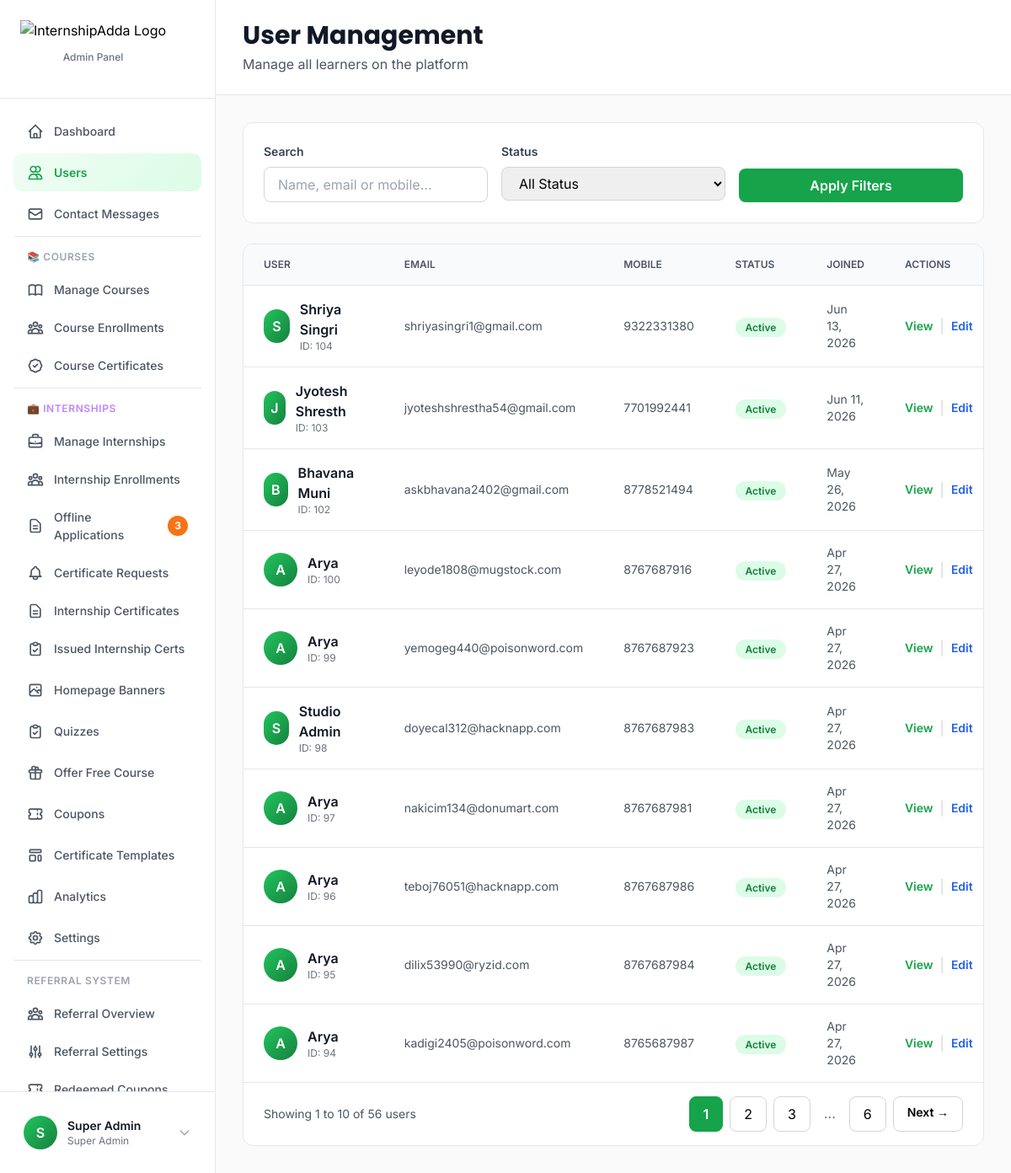
/app/views/admin/users/list.php (signed in), run on the app's committed database.
### tables this page shows
CREATE TABLE `users` (
  `id` int(10) UNSIGNED NOT NULL,
  `email` varchar(255) NOT NULL,
  `referral_code` varchar(20) DEFAULT NULL,
  `referred_by_code` varchar(20) DEFAULT NULL,
  `mobile` varchar(15) DEFAULT NULL,
  `password` varchar(255) NOT NULL,
  `name` varchar(255) NOT NULL,
  `avatar` varchar(255) DEFAULT NULL,
  `role` enum('admin','manager','learner') DEFAULT 'learner',
  `status` enum('active','suspended','banned') DEFAULT 'active',
  `email_verified` tinyint(1) DEFAULT 0,
  `email_verification_token` varchar(100) DEFAULT NULL,
  `email_verification_expires` datetime DEFAULT NULL,
  `verification_token` varchar(255) DEFAULT NULL,
  `reset_token` varchar(255) DEFAULT NULL,
  `reset_token_expires` datetime DEFAULT NULL,
  `last_login` datetime DEFAULT NULL,
  `created_at` timestamp NULL DEFAULT current_timestamp(),
  `updated_at` timestamp NULL DEFAULT current_timestamp() ON UPDATE current_timestamp()
);

### app/views/admin/users/list.php (the view, shortened to what the rows shown need)
<?php
$dbConfig = require __DIR__ . '/../../../config/database.php';
$dsn = sprintf("mysql:host=%s;port=%s;dbname=%s;charset=%s",
    $dbConfig['host'], $dbConfig['port'], $dbConfig['database'], $dbConfig['charset']
);
$db = new PDO($dsn, $dbConfig['username'], $dbConfig['password'], $dbConfig['options']);
spl_autoload_register(function ($class) {
    $paths = [
        __DIR__ . '/../../../core/' . $class . '.php',
        __DIR__ . '/../../../models/' . $class . '.php',
        __DIR__ . '/../../../controllers/' . $class . '.php',
    ];
    foreach ($paths as $path) {
        if (file_exists($path)) {
            return;
        }
    }
});
$auth = new Auth($db);
$auth->requireAdmin();
$page = isset($_GET['page']) ? (int)$_GET['page'] : 1;
$perPage = 10;
$offset = ($page - 1) * $perPage;
$query = "SELECT * FROM users WHERE role = 'learner'";
$params = [];
$query .= " ORDER BY created_at DESC LIMIT $perPage OFFSET $offset";
$stmt = $db->prepare($query);
$stmt->execute($params);
$users = $stmt->fetchAll();
?>
<!DOCTYPE html>
<html lang="en">
<head>
    <script src="https://cdn.tailwindcss.com"></script>
</head>
<body>
<?php include __DIR__ . '/../../components/sidebar-admin.php'; ?>
<div class="ml-64 min-h-screen">
    <header class="bg-white border-b border-gray-200 sticky top-0 z-30">
        <div class="px-8 py-6">
            <h1 class="text-3xl font-bold text-gray-900">User Management</h1>
        </div>
    </header>
    <main class="p-8">
        <div class="bg-white rounded-xl border border-gray-200 overflow-hidden">
            <div class="overflow-x-auto">
                <table class="w-full">
                    <thead class="bg-gray-50 border-b border-gray-200">
                        <tr>
                            <th class="px-6 py-4 text-left text-xs font-semibold text-gray-600 uppercase">User</th>
                            <th class="px-6 py-4 text-left text-xs font-semibold text-gray-600 uppercase">Email</th>
                            <th class="px-6 py-4 text-left text-xs font-semibold text-gray-600 uppercase">Mobile</th>
                            <th class="px-6 py-4 text-left text-xs font-semibold text-gray-600 uppercase">Status</th>
                            <th class="px-6 py-4 text-left text-xs font-semibold text-gray-600 uppercase">Joined</th>
                            <th class="px-6 py-4 text-left text-xs font-semibold text-gray-600 uppercase">Actions</th>
                        </tr>
                    </thead>
                    <tbody class="divide-y divide-gray-200">
                        <?php if (empty($users)): ?>
                            <tr>
                                <td colspan="6" class="px-6 py-12 text-center text-gray-500">No users found</td>
                            </tr>
                        <?php else: ?>
                            <?php foreach ($users as $user): ?>
                                <tr class="hover:bg-gray-50 transition-colors">
                                    <td class="px-6 py-4">
                                        <div class="flex items-center gap-3">
                                            <div class="w-10 h-10 bg-gradient-to-br from-primary-500 to-primary-700 rounded-full flex items-center justify-center text-white font-semibold">
                                                <?php echo strtoupper(substr($user['name'], 0, 1)); ?>
                                            </div>
                                            <div>
                                                <p class="font-semibold text-gray-900"><?php echo htmlspecialchars($user['name']); ?></p>
                                                <p class="text-xs text-gray-500">ID: <?php echo $user['id']; ?></p>
                                            </div>
                                        </div>
                                    </td>
                                    <td class="px-6 py-4 text-sm text-gray-600"><?php echo htmlspecialchars($user['email']); ?></td>
                                    <td class="px-6 py-4 text-sm text-gray-600">
                                        <?php echo !empty($user['mobile']) ? htmlspecialchars($user['mobile']) : '<span class="text-gray-400 italic">Not provided</span>'; ?>
                                    </td>
                                    <td class="px-6 py-4">
                                        <span class="px-3 py-1 text-xs font-semibold rounded-full <?php
                                            echo $user['status'] === 'active' ? 'bg-green-100 text-green-700' :
                                                ($user['status'] === 'suspended' ? 'bg-yellow-100 text-yellow-700' : 'bg-red-100 text-red-700');
                                        ?>">
                                            <?php echo ucfirst($user['status']); ?>
                                        </span>
                                    </td>
                                    <td class="px-6 py-4 text-sm text-gray-600"><?php echo date('M j, Y', strtotime($user['created_at'])); ?></td>
                                    <td class="px-6 py-4">
                                        <div class="flex items-center gap-2">
                                            <a href="/app/views/admin/users/view.php?id=<?php echo $user['id']; ?>" class="text-primary-600 hover:text-primary-700 font-semibold text-sm">View</a>
                                            <span class="text-gray-300">|</span>
                                            <a href="/app/views/admin/users/edit.php?id=<?php echo $user['id']; ?>" class="text-blue-600 hover:text-blue-700 font-semibold text-sm">Edit</a>
                                        </div>
                                    </td>
                                </tr>
                            <?php endforeach; ?>
                        <?php endif; ?>
                    </tbody>
                </table>
            </div>
        </div>
    </main>
</div>
</body>
</html>

### app/views/components/sidebar-admin.php (shortened to what the rows shown need)
<?php
$currentUser = $auth->user();
?>
<aside class="fixed left-0 top-0 h-full w-64 bg-white border-r border-gray-200 z-40" id="adminSidebar">
    <div class="flex flex-col h-full">
        <div class="p-4 border-t border-gray-200">
            <div class="flex items-center gap-3 p-3 rounded-lg hover:bg-gray-50 transition-colors cursor-pointer" onclick="toggleProfileMenu()">
                <div class="w-10 h-10 bg-gradient-to-br from-primary-500 to-primary-700 rounded-full flex items-center justify-center text-white font-semibold">
                    <?php echo strtoupper(substr($currentUser['name'], 0, 1)); ?>
                </div>
                <div class="flex-1 min-w-0">
                    <p class="text-sm font-semibold text-gray-900 truncate"><?php echo htmlspecialchars($currentUser['name']); ?></p>
                    <p class="text-xs text-gray-500">Super Admin</p>
                </div>
                <svg class="w-4 h-4 text-gray-400" fill="none" stroke="currentColor" viewBox="0 0 24 24">
                    <path stroke-linecap="round" stroke-linejoin="round" stroke-width="2" d="M19 9l-7 7-7-7"></path>
                </svg>
            </div>
        </div>
    </div>
</aside>

### data on the page
users: name "S", name "Super Admin"
users: name "S", name "Shriya Singri", id "104", email "shriyasingri1@gmail.com", mobile "9322331380", status "Active", created_at "Jun 13, 2026"
users: name "J", name "Jyotesh Shresth", id "103", email "jyoteshshrestha54@gmail.com", mobile "7701992441", status "Active", created_at "Jun 11, 2026"
users: name "B", name "Bhavana Muni", id "102", email "askbhavana2402@gmail.com", mobile "8778521494", status "Active", created_at "May 26, 2026"
users: name "A", name "Arya", id "100", email "leyode1808@mugstock.com", mobile "8767687916", status "Active", created_at "Apr 27, 2026"
users: name "A", name "Arya", id "99", email "yemogeg440@poisonword.com", mobile "8767687923", status "Active", created_at "Apr 27, 2026"
users: name "S", name "Studio Admin", id "98", email "doyecal312@hacknapp.com", mobile "8767687983", status "Active", created_at "Apr 27, 2026"
users: name "A", name "Arya", id "97", email "nakicim134@donumart.com", mobile "8767687981", status "Active", created_at "Apr 27, 2026"
users: name "A", name "Arya", id "96", email "teboj76051@hacknapp.com", mobile "8767687986", status "Active", created_at "Apr 27, 2026"
users: name "A", name "Arya", id "95", email "dilix53990@ryzid.com", mobile "8767687984", status "Active", created_at "Apr 27, 2026"
users: name "A", name "Arya", id "94", email "kadigi2405@poisonword.com", mobile "8765687987", status "Active", created_at "Apr 27, 2026"

### other printed values
$pendingCount "3"
$offset + 1 "1"
min($offset + $perPage, $total) "10"
$total "56"
$totalPages "6"
